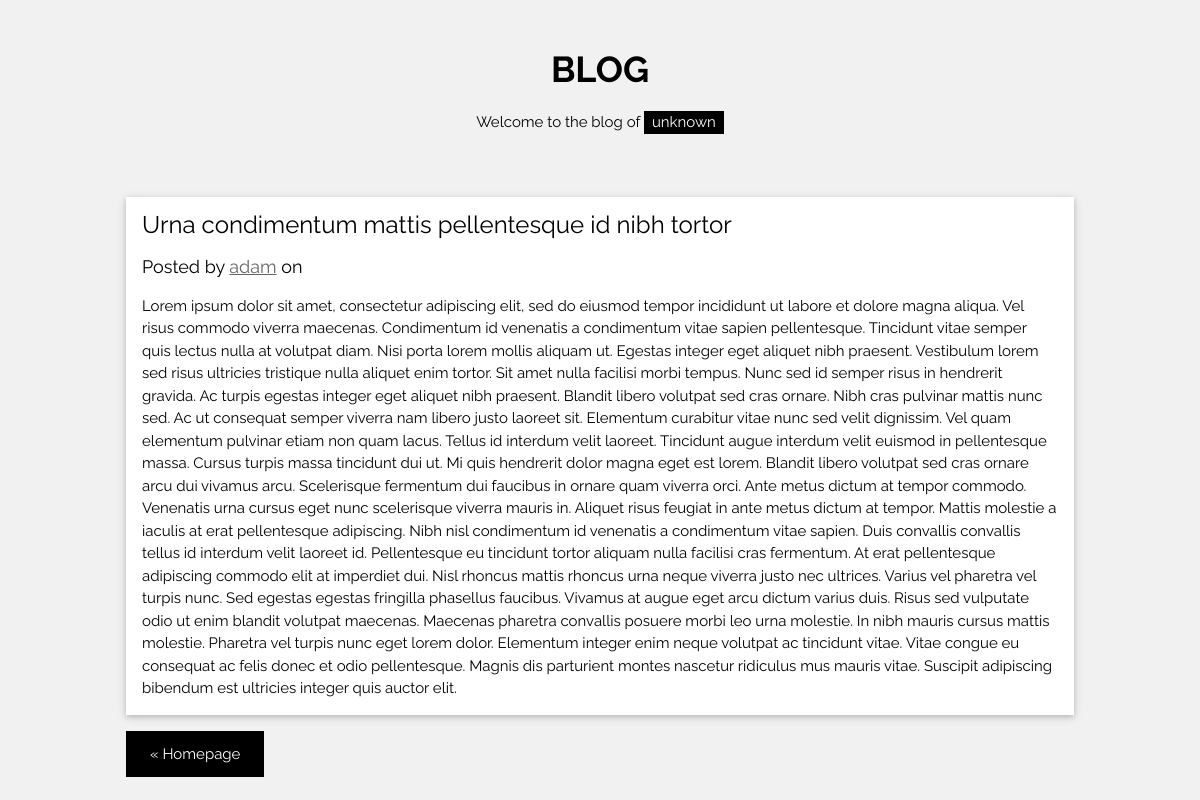
/post/1, run on the app's committed database.
### models.py (models this page shows, shortened)
class BaseModel(db.Model, SqlalchemyAllFeaturesMixin):
    __abstract__ = True
    pass

class TimestampsMixin(SqlalchemyTimestampsMixin):
    __abstract__ = True
    @property
    def formatted_short_created_at(self):
        return TimestampsMixin.format_short_datetime(self.created_at)

class Post(BaseModel, TimestampsMixin):
    __tablename__ = 'post'
    id = db.Column(db.Integer, primary_key=True)
    user_id = db.Column(db.Integer, db.ForeignKey('user.id'))
    title = db.Column(db.String(250), nullable=False)
    text = db.Column(db.Text)
    user = db.relationship('User', backref=db.backref('posts', lazy=True))

class User(BaseModel, UserMixin):
    __tablename__ = 'user'
    id = db.Column(db.Integer, primary_key=True)
    username = db.Column(db.String(30), unique=True, nullable=False)
    password = db.Column(db.String(100), name='password')

### app.py (the view)
@app.route('/post/<id>', methods=['GET'])
def post(id):
    post = Post.query.filter_by(id=id).first()
    return render_template("post.html", post=post)

### templates/post.html (shortened to what this page needs)
{% extends 'layouts/layout.html' %}
{% from "helpers/formhelpers.html" import render_field %}
{% block content %}
    <div class="w3-card w3-margin w3-white ">
        <div class="w3-container">
            <h3>{{ post.title }}</h3>
            <h5>
                Posted by <a href="{{ url_for('user', id=post.user.id) }}" class="w3-opacity">{{ post.user.username }}</a>
                on {{ post.formatted_short_created_at }}
            </h5>
            <p>
                {{ post.text }}
            </p>
        </div>
    </div>
{% endblock %}

### templates/layouts/layout.html (shortened to what this page needs)
<!doctype html>
<html lang="en">
    <head>
        <link rel="stylesheet" href="{{ url_for('static', filename='css/w3css.min.css') }}">
        <link rel="stylesheet" href="{{ url_for('static', filename='css/style.css') }}">
    </head>
    <body class="w3-light-grey">
    <div class="content w3-content">
        <header class="w3-container w3-center w3-padding-32">
            <h1><b>BLOG</b></h1>
            <p>Welcome to the blog of <span class="w3-tag">unknown</span></p>
        </header>
    </div>
    <div class="content w3-content">
        {% block content %} {% endblock %}
    </div>
    <footer class="w3-container w3-row w3-content">
        {% block html_footer %}
            <a href="{{ url_for('home') }}" class="w3-button w3-black w3-padding-large w3-margin-bottom">
                « Homepage
            </a>
        {% endblock %}
    </footer>
    </body>
</html>

### static/css/style.css (style rules this page uses)
body, h1, h2, h3, h4, h5 { font-family: "Raleway", sans-serif; }

### data on the page
Post: title "Urna condimentum mattis pellentesque id nibh tortor", text "Lorem ipsum dolor sit amet, consectetur adipiscing elit, sed do eiusmod tempor incididunt ut labore et dolore magna aliqua. Vel risus commodo viverra maecenas. Condimentum id venenatis a condimentum vitae sapien pellentesque. Tincidunt vitae semper quis lectus nulla at volutpat diam. Nisi porta lorem mollis aliquam ut. Egestas integer eget aliquet nibh praesent. Vestibulum lorem sed risus ultricies tristique nulla aliquet enim tortor. Sit amet nulla facilisi morbi tempus. Nunc sed id semper risus in hendrerit gravida. Ac turpis egestas integer eget aliquet nibh praesent. Blandit libero volutpat sed cras ornare. Nibh cras pulvinar mattis nunc sed. Ac ut consequat semper viverra nam libero…"
User: user.username "adam"
